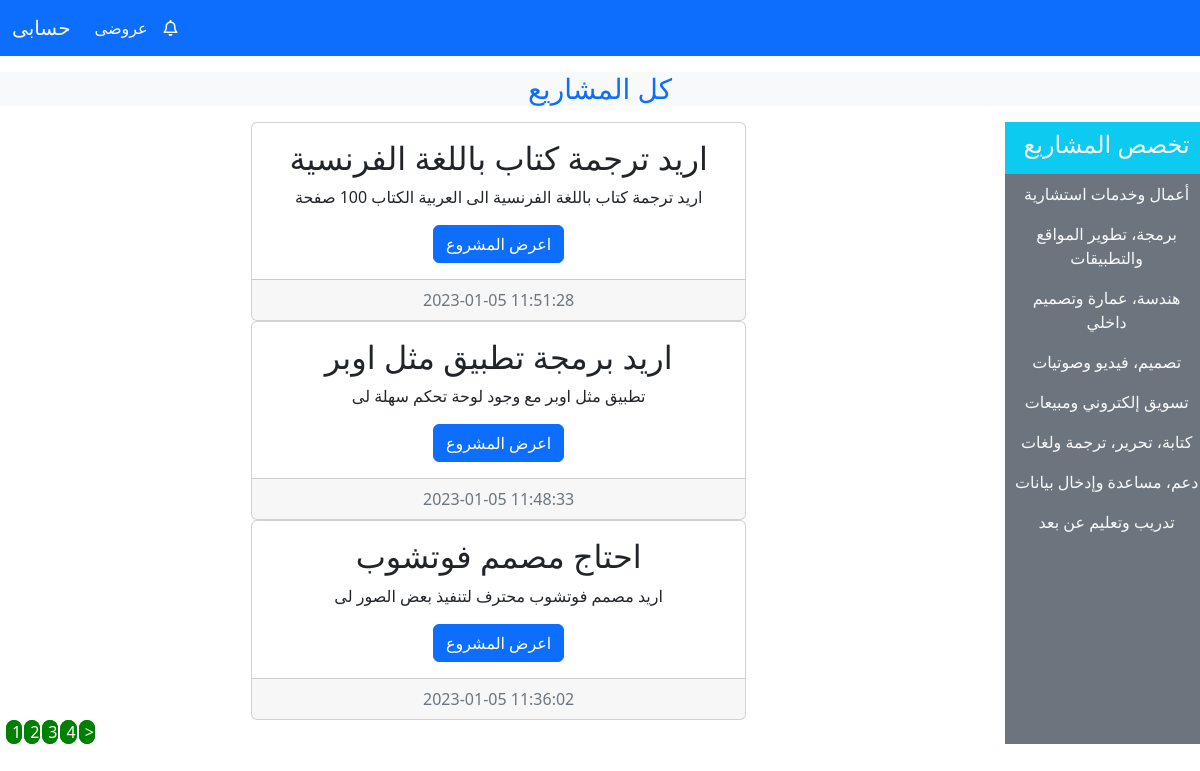
The app's page /user_area/projects_all.php with its own data.
### tables this page shows
CREATE TABLE `add_project` (
  `project_id` int(100) NOT NULL,
  `user_id` int(100) NOT NULL,
  `user_name` varchar(255) NOT NULL,
  `project_name` varchar(255) NOT NULL,
  `project_description` varchar(255) NOT NULL,
  `project_category` int(100) NOT NULL,
  `project_time` varchar(100) NOT NULL,
  `project_money` varchar(100) NOT NULL,
  `status` varchar(100) NOT NULL,
  `date` timestamp NOT NULL DEFAULT current_timestamp() ON UPDATE current_timestamp(),
  `project_done` varchar(100) NOT NULL
);

CREATE TABLE `category` (
  `category_id` int(11) NOT NULL,
  `category_title` varchar(255) NOT NULL
);

### user_area/projects_all.php (the view, shortened to what this page needs)
<?php
include ('C:\xampp\htdocs\arab_freelancer\includes\db.php');
include ('C:\xampp\htdocs\arab_freelancer\functions\functions.php');
?>
<!DOCTYPE html>
<html lang="en">
<head>
    <link href="https://cdn.jsdelivr.net/npm/bootstrap@5.2.3/dist/css/bootstrap.min.css" rel="stylesheet"
>
    <link rel="stylesheet" href="https://cdnjs.cloudflare.com/ajax/libs/font-awesome/6.2.1/css/all.min.css"
 />
</head>
<body>
    <nav class="navbar navbar-expand-lg bg-primary bg-body-tertiary">
        <div class="container-fluid">
            <a class="navbar-brand text-light" href="./freelancer_area/profile_freelancer.php">حسابى</a>
            <div class="collapse navbar-collapse" id="navbarSupportedContent">
                <ul class="navbar-nav me-auto mb-2 mb-lg-0">
                    <li class="nav-item">
                        <a class="nav-link text-light" href="">عروضى</a>
                    </li>
                    <li class="nav-item">
                        <a class="nav-link text-light" href="#"><i class="fa-regular fa-bell"></i></a>
                    </li>
                </ul>
            </div>
        </div>
    </nav>
    <div class="bg-light  my-3 ">
        <a style="text-decoration: none;" href="projects_all.php">
            <h3 class="text-center">كل المشاريع</h3>
        </a>
    </div>
    <div class="row px-1">
        <div class="col-md-10">
            <?php
            if(!isset($_GET['category'])){
            if(isset($_GET['page'])){
                $page=$_GET['page'];
            }
            else{
                $page=1;
            }
            $num_per_page=3;
$start_from=($page-1)*3;
            $select_pro="SELECT * FROM `add_project` WHERE status='تم النشر'  ORDER BY date DESC  LIMIT $start_from,$num_per_page";
            $select_query=mysqli_query($con,$select_pro);
            while($row=mysqli_fetch_assoc($select_query)){
                $project_name=$row['project_name'];
                $project_description=$row['project_description'];
                $date=$row['date'];
                $project_id=$row['project_id'];
              echo "
              <div class='card w-50 m-auto text-center'>
              <div class='card-body'>
                  <h2 class='card-title'>$project_name</h2>
                  <p class='card-text'>$project_description</p>
                  <a href='project_1_view.php?project_id=$project_id' class='btn btn-primary'>اعرض المشروع</a>
              </div>
              <div class='card-footer text-muted'>
              $date
                            </div>
          </div>
              ";
            }
            $pr_query="SELECT * FROM `add_project`";
            $pr_result=mysqli_query($con,$pr_query);
            $total_record=mysqli_num_rows($pr_result);
            $total_page=ceil($total_record/$num_per_page);
            for($i=1;$i<$total_page;$i++){
            echo "<a class='mn' href='projects_all.php?page=".$i."'>$i</a>";
            }
            if($i>$page){
                echo "<a class='mn' href='projects_all.php?page=".($page+1)."'>></a>";
            }}
            ?>
        </div>
        <div class="col-md-2 bg-secondary  p-0">
            <ul class="navbar-nav me-auto text-center">
                <li class="nav-item bg-info">
                    <a href="" class="nav-link text-light">
                        <h4>تخصص المشاريع</h4>
                    </a>
                </li>
                <?php
                    getcategory();
                    ?>
            </ul>
        </div>
    </div>
</body>
</html>

### functions/functions.php (shortened to what this page needs)
<?php
    function getcategory(){
        global $con;
        $select_category="SELECT * FROM `category`";
        $result_category=mysqli_query($con,$select_category);
        while($row_data=mysqli_fetch_assoc($result_category)){
            $category_title=$row_data['category_title'];
            $category_id=$row_data['category_id'];
            echo " <li class='mx-2 nav-item'>
            <a href='projects_all.php?category=$category_id' class='nav-link text-light'>
            $category_title
            </a>
        </li>" ;
        }
    }
?>

### user_area/projects_all.php (style rules this page uses)
.mn { border-radius: 40px; background-color: #76ff03; text-decoration: none; border: 1px solid green; color: white; background-color: green; margin-left: 2px; padding-left: 5px; }
body { overflow-x: hidden; }

### records on screen
add_project: project_name "اريد ترجمة كتاب باللغة الفرنسية", project_description "اريد ترجمة كتاب باللغة الفرنسية الى العربية الكتاب 100 صفحة", date "2023-01-05 11:51:28"
add_project: project_name "اريد برمجة تطبيق مثل اوبر", project_description "تطبيق مثل اوبر مع وجود لوحة تحكم سهلة لى", date "2023-01-05 11:48:33"
add_project: project_name "احتاج مصمم فوتشوب", project_description "اريد مصمم فوتشوب محترف لتنفيذ بعض الصور لى", date "2023-01-05 11:36:02"
category: category_title "أعمال وخدمات استشارية"
category: category_title "برمجة، تطوير المواقع والتطبيقات"
category: category_title "هندسة، عمارة وتصميم داخلي"
category: category_title "تصميم، فيديو وصوتيات"
category: category_title "تسويق إلكتروني ومبيعات"
category: category_title "كتابة، تحرير، ترجمة ولغات"
category: category_title "دعم، مساعدة وإدخال بيانات"
category: category_title "تدريب وتعليم عن بعد"
